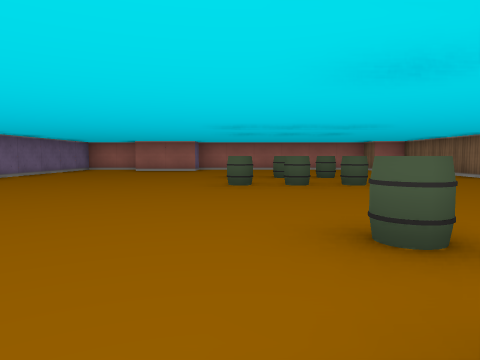
[1] (above)

13 first-person views from a walk through a cub3D level. The camera is about half as high as the walls, tilts 4° down and sees 70° across. The floor is counted in squares. Each view is taken from the middle of a square. On the plan, view 1 faces up. The plan holds only what a view shows up to about 9 squares ahead; the rest is blank.

[2]
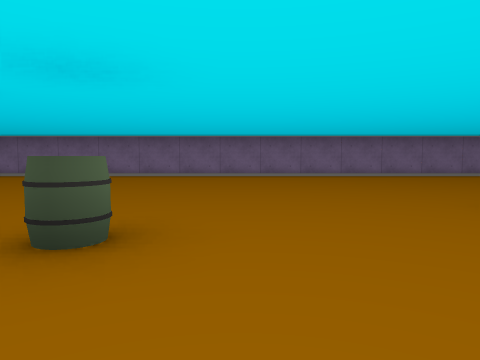

[3]
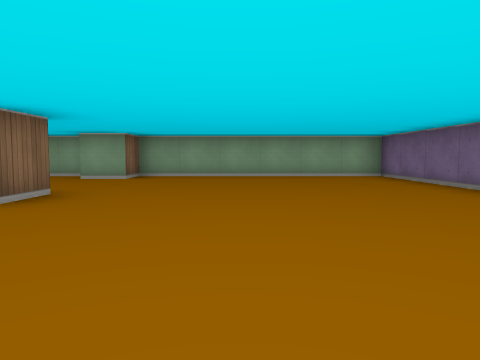

[4]
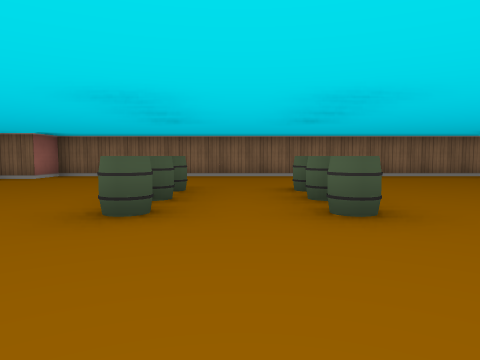

[5]
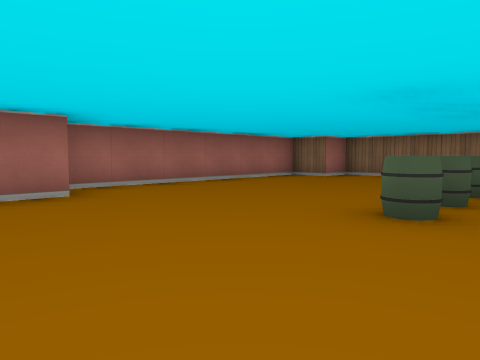

[6]
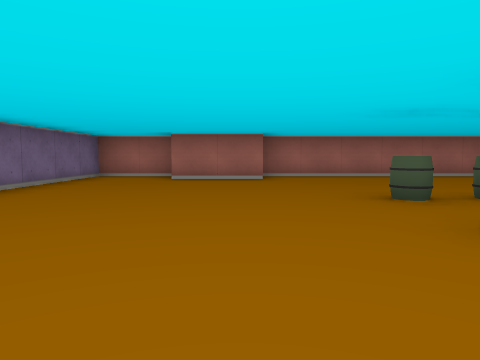

[7]
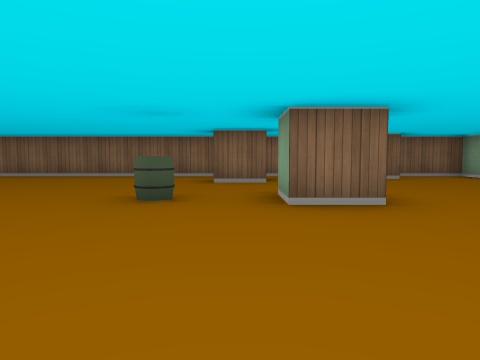

[8]
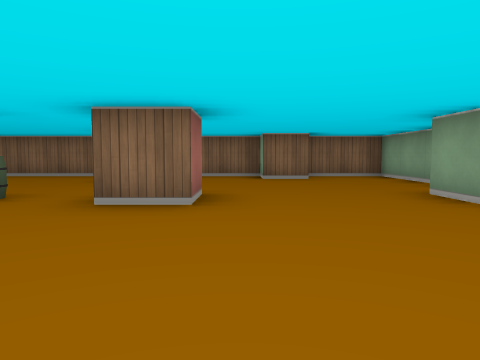

[9]
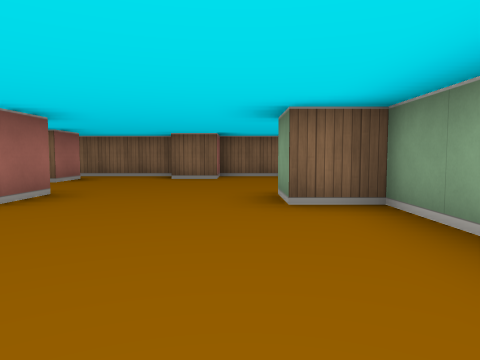

[10]
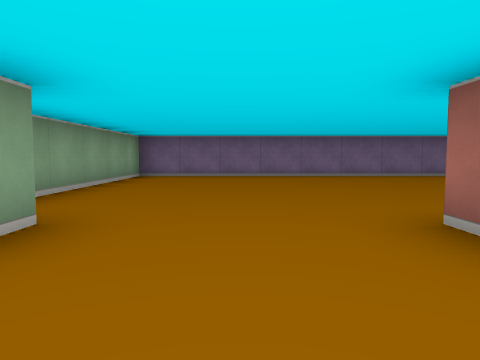

[11]
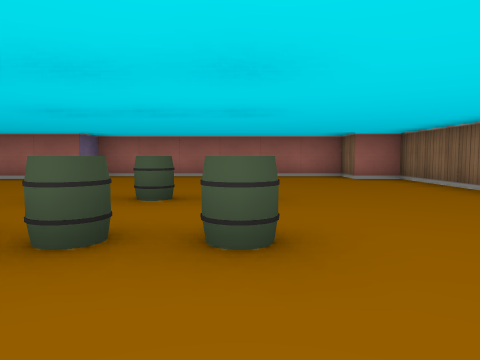

[12]
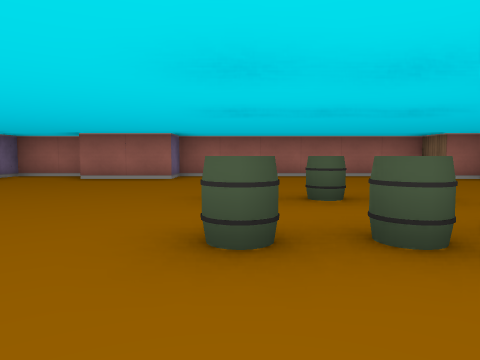

[13]
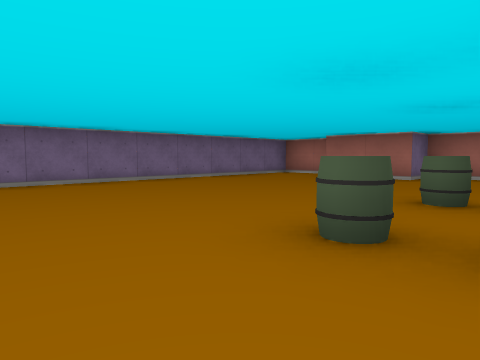

### Floor plan
Points are (right, up) in squares from view 1. A wall is a line through its corners. A room is listed if a view was taken in it or the views show most of it. See-through windows are left out.
Room 1 (views 1, 2, 3, 4, 5, 6, 7, 8, 9, 10, 11, 12, 13)
walls: (1.5, -0.5) (0.5, -0.5) (0.5, 0.5) (1.5, 0.5); (4.5, 0.5) (3.5, 0.5) (3.5, 1.5); (1.9, -4.5) (5.5, -4.5) (5.5, -2.5) (4.5, -2.5) (4.5, -1.5) (5.5, -1.5) (5.5, 11.5) (4.5, 11.5) (4.5, 12.5) (-1.5, 12.5) (-1.5, 11.5) (-3.5, 11.5); (-3.6, 12.5) (-5.5, 12.5) (-5.5, -4.5) (0.5, -4.5) (0.5, -3.5) (1.5, -3.5)
objects: barrel (0, 6); barrel (0, 8); barrel (1, 2); barrel (1, 6); barrel (1, 8); barrel (2, 6); barrel (2, 8)

Where each view was taken, in squares from view 1:
view 1: 0 up, 0 right, facing up
view 2: 3 up, 3 right, facing left
view 3: 4 up, 2 left, facing down
view 4: 7 up, 3 left, facing right
view 5: 7 up, 3 left, facing up-right
view 6: 4 up, 2 left, facing up
view 7: 1 up, 3 left, facing right
view 8: 1 down, 3 left, facing right
view 9: 3 down, 3 left, facing right
view 10: 2 down, 3 right, facing left
view 11: 4 up, 2 right, facing up
view 12: 4 up, 0 right, facing up
view 13: 4 up, 1 right, facing up-left
